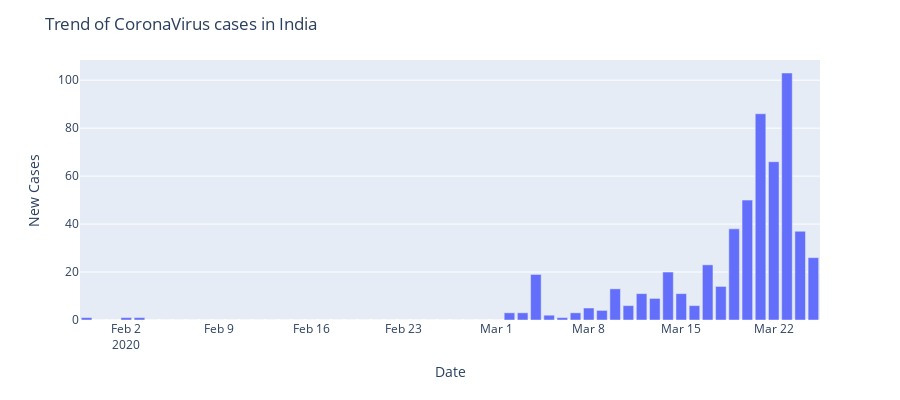

Write notebook code for a chart like this one.
### Code cell
fig=px.bar(dbd_India,x='Date',y='New Cases',barmode='group',height=400)
fig.update_layout(title_text='Trend of CoronaVirus cases in India')

fig.show()

### Figure 1 — Plotly figure (JSON) as saved in the notebook; plotly's stock layout.template omitted (floating-point values rounded to 4 significant figures)
{"data": [{"alignmentgroup": "True", "hovertemplate": "Date=%{x}<br>New Cases=%{y}<extra></extra>", "legendgroup": "", "marker": {"color": "#636efa"}, "name": "", "offsetgroup": "", "orientation": "v", "showlegend": false, "textposition": "auto", "type": "bar", "x": ["2020-01-30T00:00:00", "2020-01-31T00:00:00", "2020-02-01T00:00:00", "2020-02-02T00:00:00", "2020-02-03T00:00:00", "2020-02-04T00:00:00", "2020-02-05T00:00:00", "2020-02-06T00:00:00", "2020-02-07T00:00:00", "2020-02-08T00:00:00", "2020-02-09T00:00:00", "2020-02-10T00:00:00", "2020-02-11T00:00:00", "2020-02-12T00:00:00", "2020-02-13T00:00:00", "2020-02-14T00:00:00", "2020-02-15T00:00:00", "2020-02-16T00:00:00", "2020-02-17T00:00:00", "2020-02-18T00:00:00", "2020-02-19T00:00:00", "2020-02-20T00:00:00", "2020-02-21T00:00:00", "2020-02-22T00:00:00", "2020-02-23T00:00:00", "2020-02-24T00:00:00", "2020-02-25T00:00:00", "2020-02-26T00:00:00", "2020-02-27T00:00:00", "2020-02-28T00:00:00", "2020-02-29T00:00:00", "2020-03-01T00:00:00", "2020-03-02T00:00:00", "2020-03-03T00:00:00", "2020-03-04T00:00:00", "2020-03-05T00:00:00", "2020-03-06T00:00:00", "2020-03-07T00:00:00", "2020-03-08T00:00:00", "2020-03-09T00:00:00", "2020-03-10T00:00:00", "2020-03-11T00:00:00", "2020-03-12T00:00:00", "2020-03-13T00:00:00", "2020-03-14T00:00:00", "2020-03-15T00:00:00", "2020-03-16T00:00:00", "2020-03-17T00:00:00", "2020-03-18T00:00:00", "2020-03-19T00:00:00", "2020-03-20T00:00:00", "2020-03-21T00:00:00", "2020-03-22T00:00:00", "2020-03-23T00:00:00", "2020-03-24T00:00:00", "2020-03-25T00:00:00"], "xaxis": "x", "y": [1, 0, 0, 1, 1, 0, 0, 0, 0, 0, 0, 0, 0, 0, 0, 0, 0, 0, 0, 0, 0, 0, 0, 0, 0, 0, 0, 0, 0, 0, 0, 0, 3, 3, 19, 2, 1, 3, 5, 4, 13, 6, 11, 9, 20, 11, 6, 23, 14, 38, 50, 86, 66, 103, 37, 26], "yaxis": "y"}], "layout": {"barmode": "group", "height": 400, "legend": {"tracegroupgap": 0}, "margin": {"t": 60}, "title": {"text": "Trend of CoronaVirus cases in India"}, "xaxis": {"anchor": "y", "domain": [0, 1], "title": {"text": "Date"}}, "yaxis": {"anchor": "x", "domain": [0, 1], "title": {"text": "New Cases"}}}}
